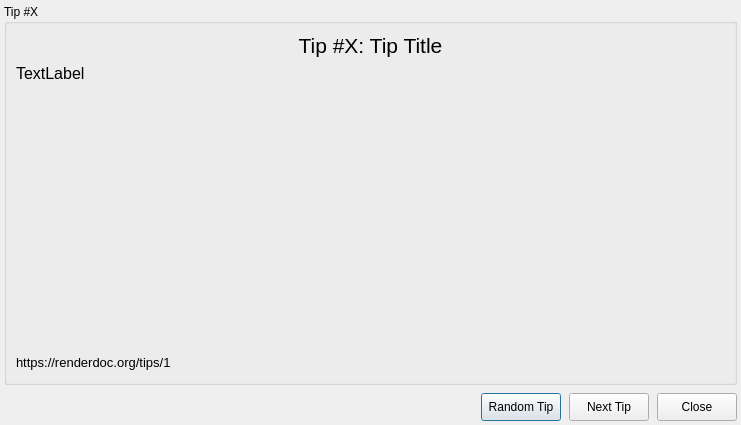
<?xml version="1.0" encoding="UTF-8"?>
<ui version="4.0">
 <class>TipsDialog</class>
 <widget class="QDialog" name="TipsDialog">
  <property name="windowModality">
   <enum>Qt::NonModal</enum>
  </property>
  <property name="geometry">
   <rect>
    <x>0</x>
    <y>0</y>
    <width>751</width>
    <height>442</height>
   </rect>
  </property>
  <property name="sizePolicy">
   <sizepolicy hsizetype="Fixed" vsizetype="Fixed">
    <horstretch>0</horstretch>
    <verstretch>0</verstretch>
   </sizepolicy>
  </property>
  <property name="contextMenuPolicy">
   <enum>Qt::DefaultContextMenu</enum>
  </property>
  <property name="windowTitle">
   <string>DHR Tips</string>
  </property>
  <layout class="QVBoxLayout" name="verticalLayout_2">
   <property name="spacing">
    <number>8</number>
   </property>
   <property name="sizeConstraint">
    <enum>QLayout::SetFixedSize</enum>
   </property>
   <property name="leftMargin">
    <number>4</number>
   </property>
   <property name="topMargin">
    <number>4</number>
   </property>
   <property name="rightMargin">
    <number>4</number>
   </property>
   <property name="bottomMargin">
    <number>4</number>
   </property>
   <item alignment="Qt::AlignHCenter">
    <widget class="QGroupBox" name="tipsGroupBox">
     <property name="sizePolicy">
      <sizepolicy hsizetype="Fixed" vsizetype="Fixed">
       <horstretch>0</horstretch>
       <verstretch>0</verstretch>
      </sizepolicy>
     </property>
     <property name="minimumSize">
      <size>
       <width>725</width>
       <height>351</height>
      </size>
     </property>
     <property name="font">
      <font>
       <pointsize>9</pointsize>
      </font>
     </property>
     <property name="title">
      <string>Tip #X</string>
     </property>
     <layout class="QVBoxLayout" name="verticalLayout">
      <property name="sizeConstraint">
       <enum>QLayout::SetFixedSize</enum>
      </property>
      <item>
       <layout class="QHBoxLayout" name="horizontalLayout_3">
        <property name="sizeConstraint">
         <enum>QLayout::SetFixedSize</enum>
        </property>
        <item>
         <widget class="QLabel" name="titleLabel">
          <property name="sizePolicy">
           <sizepolicy hsizetype="Minimum" vsizetype="Fixed">
            <horstretch>0</horstretch>
            <verstretch>0</verstretch>
           </sizepolicy>
          </property>
          <property name="font">
           <font>
            <pointsize>16</pointsize>
           </font>
          </property>
          <property name="text">
           <string>Tip #X: Tip Title</string>
          </property>
          <property name="alignment">
           <set>Qt::AlignCenter</set>
          </property>
         </widget>
        </item>
       </layout>
      </item>
      <item>
       <widget class="QLabel" name="tipTextLabel">
        <property name="sizePolicy">
         <sizepolicy hsizetype="Fixed" vsizetype="Fixed">
          <horstretch>0</horstretch>
          <verstretch>0</verstretch>
         </sizepolicy>
        </property>
        <property name="minimumSize">
         <size>
          <width>709</width>
          <height>283</height>
         </size>
        </property>
        <property name="font">
         <font>
          <pointsize>12</pointsize>
         </font>
        </property>
        <property name="text">
         <string>TextLabel</string>
        </property>
        <property name="alignment">
         <set>Qt::AlignLeading|Qt::AlignLeft|Qt::AlignTop</set>
        </property>
        <property name="wordWrap">
         <bool>true</bool>
        </property>
       </widget>
      </item>
      <item>
       <layout class="QHBoxLayout" name="horizontalLayout_2" stretch="0,0">
        <property name="spacing">
         <number>7</number>
        </property>
        <property name="sizeConstraint">
         <enum>QLayout::SetMaximumSize</enum>
        </property>
        <item>
         <widget class="QLabel" name="tipUrlLabel">
          <property name="sizePolicy">
           <sizepolicy hsizetype="Preferred" vsizetype="Maximum">
            <horstretch>0</horstretch>
            <verstretch>0</verstretch>
           </sizepolicy>
          </property>
          <property name="font">
           <font>
            <pointsize>10</pointsize>
           </font>
          </property>
          <property name="text">
           <string>https://renderdoc.org/tips/1</string>
          </property>
          <property name="textFormat">
           <enum>Qt::RichText</enum>
          </property>
          <property name="openExternalLinks">
           <bool>true</bool>
          </property>
          <property name="textInteractionFlags">
           <set>Qt::TextBrowserInteraction</set>
          </property>
         </widget>
        </item>
        <item>
         <spacer name="horizontalSpacer_4">
          <property name="orientation">
           <enum>Qt::Horizontal</enum>
          </property>
          <property name="sizeHint" stdset="0">
           <size>
            <width>338</width>
            <height>20</height>
           </size>
          </property>
         </spacer>
        </item>
       </layout>
      </item>
     </layout>
    </widget>
   </item>
   <item>
    <layout class="QHBoxLayout" name="horizontalLayout">
     <property name="sizeConstraint">
      <enum>QLayout::SetFixedSize</enum>
     </property>
     <item>
      <spacer name="horizontalSpacer">
       <property name="orientation">
        <enum>Qt::Horizontal</enum>
       </property>
       <property name="sizeHint" stdset="0">
        <size>
         <width>308</width>
         <height>20</height>
        </size>
       </property>
      </spacer>
     </item>
     <item>
      <widget class="QPushButton" name="randomButton">
       <property name="sizePolicy">
        <sizepolicy hsizetype="Minimum" vsizetype="Fixed">
         <horstretch>0</horstretch>
         <verstretch>0</verstretch>
        </sizepolicy>
       </property>
       <property name="minimumSize">
        <size>
         <width>0</width>
         <height>28</height>
        </size>
       </property>
       <property name="maximumSize">
        <size>
         <width>16777215</width>
         <height>28</height>
        </size>
       </property>
       <property name="text">
        <string>Random Tip</string>
       </property>
      </widget>
     </item>
     <item>
      <widget class="QPushButton" name="nextButton">
       <property name="minimumSize">
        <size>
         <width>0</width>
         <height>28</height>
        </size>
       </property>
       <property name="maximumSize">
        <size>
         <width>16777215</width>
         <height>28</height>
        </size>
       </property>
       <property name="text">
        <string>Next Tip</string>
       </property>
      </widget>
     </item>
     <item>
      <widget class="QPushButton" name="closeButton">
       <property name="minimumSize">
        <size>
         <width>0</width>
         <height>28</height>
        </size>
       </property>
       <property name="maximumSize">
        <size>
         <width>16777215</width>
         <height>28</height>
        </size>
       </property>
       <property name="text">
        <string>Close</string>
       </property>
      </widget>
     </item>
    </layout>
   </item>
  </layout>
 </widget>
 <resources/>
 <connections/>
</ui>
